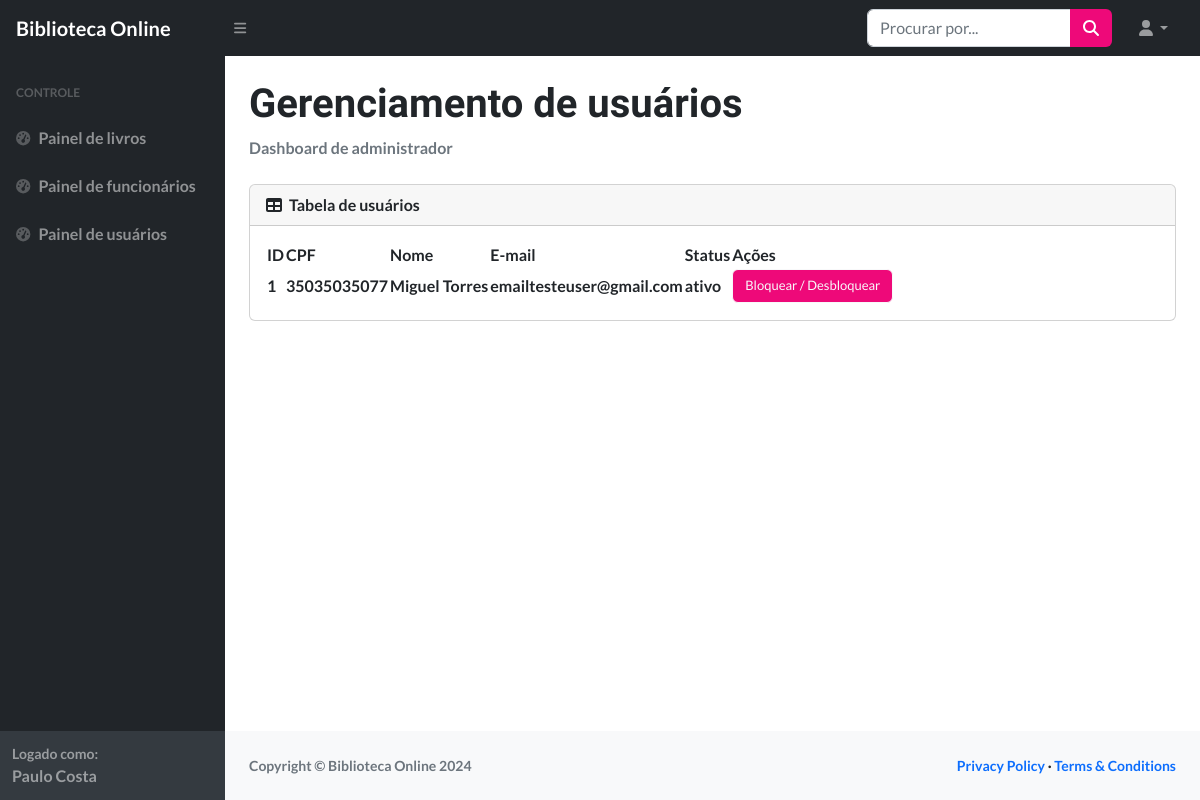
The page /site-biblioteca/dashboard-admin/index_usuarios.php (signed in) on the database its author committed.
### tables this page shows
CREATE TABLE usuario (
    nome varchar(200),
    id_usuario int AUTO_INCREMENT UNIQUE PRIMARY KEY,
    cpf varchar(11) UNIQUE,
    senha varchar(100),
    email varchar(100),
    status ENUM('ativo', 'bloqueado') DEFAULT 'ativo'
);

### site-biblioteca/dashboard-admin/index_usuarios.php (the view, shortened to what this page needs)
<?php
include 'menu.php';
?>
<div id="layoutSidenav_content">
    <main>
        <div class="container-fluid px-4">
            <h1 class="mt-4" style="font-weight: 600;">Gerenciamento de usuários</h1>
            <ol class="breadcrumb mb-4">
                <li class="breadcrumb-item active">Dashboard de administrador</li>
            </ol>
            <div class="card mb-4">
                <div class="card-header">
                    <i class="fas fa-table me-1"></i>
                    Tabela de usuários
                </div>
                <div class="card-body">
                    <table id="datatablesSimple">
                        <thead>
                            <tr>
                                <th scope="col">ID</th>
                                <th scope="col">CPF</th>
                                <th scope="col">Nome</th>
                                <th scope="col">E-mail</th>
                                <th scope="col">Status</th>
                                <th>Ações</th>
                            </tr>
                        </thead>
                        <tbody>
                            <?php
                            $sql = "SELECT * FROM usuario";
                            $consulta = $conexao->query($sql);
                            while ($dados = $consulta->fetch_assoc()) {
                                echo "<tr>";
                                echo "<td>" . $dados['id_usuario'] . "</td>";
                                echo "<td>" . $dados['cpf'] . "</td>";
                                echo "<td>" . $dados['nome'] . "</td>";
                                echo "<td>" . $dados['email'] . "</td>";
                                echo "<td>" . $dados['status'] . "</td>";
                                echo "<td>
                                        <a href='bloq-desbloq.php?id_usuario=" . $dados["id_usuario"] . "'>
                                            <button
                                                class='btn btn-outline-light'
                                                onclick='return confirmUpdate()'
                                                style='font-size: small;
                                                background-color: #ee0979'> Bloquear / Desbloquear </button>
                                        </a>
                                    </td>";
                            }
                            ?>
                        </tbody>
                    </table>
                </div>
            </div>
        </div>
    </main>
    <footer class="py-4 bg-light mt-auto">
        <div class="container-fluid px-4">
            <div class="d-flex align-items-center justify-content-between small">
                <div class="text-muted">Copyright &copy; Biblioteca Online 2024</div>
                <div>
                    <a href="#">Privacy Policy</a>
                    &middot;
                    <a href="#">Terms &amp; Conditions</a>
                </div>
            </div>
        </div>
    </footer>
</div>
</div>
</body>
</html>

### site-biblioteca/dashboard-admin/menu.php (style rules this page uses)
body { font-family: 'Lato', sans-serif; font-weight: 700; }
h1, h2, h3 { font-family: 'Catamaran', sans-serif; font-weight: 400; }
a { text-decoration: none; }

### rows shown on the page
usuario: id_usuario "1", cpf "35035035077", nome "Miguel Torres", email "emailtesteuser@gmail.com", status "ativo"

### other values the page prints
$_SESSION['nome'] "Paulo Costa"
